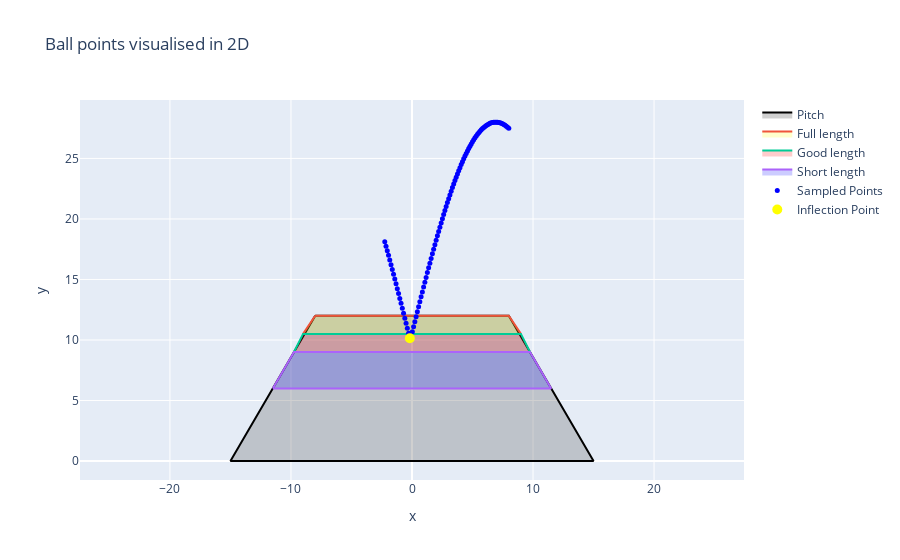

This figure's notebook cell:
### Markdown cell above
### Detecting the inflection point

### Code cell
# Given data
x_final = x_sampled
y_final = 0.05 * x_sampled + 2
z_final = z_sampled + 10

# Initialize variables
inflection_point = None
previous_slope = None

# Iterate through data points
for i in range(1, len(y_final)):
    x1, y1 = -y_final[i - 1], z_final[i - 1]
    x2, y2 = -y_final[i], z_final[i]
    
    # Calculate slope
    slope = (y2 - y1) / (x2 - x1)
    
    # Check if slope changes from negative to positive
    if previous_slope is not None and previous_slope < 0 and slope > 0:
        inflection_point = (x1, y1)
        break
    
    previous_slope = slope

# Plot y_final and z_final
fig = go.Figure()

# Define vertices of the square
square_vertices_pitch = [(-8, 12), (8, 12), (15, 0), (-15, 0), (-8, 12)]

short_length_pitch = [(-11.5, 6), (11.5, 6), (9.75, 9), (-9.75, 9), (-11.5, 6)]

good_length_pitch = [(-9.75, 9), (9.75, 9), (9, 10.5), (-9, 10.5), (-9.75, 9)]

full_length_pitch = [(-8, 12), (8, 12), (9, 10.5), (-9, 10.5), (-8, 12)]

# Scatter plot for sampled points
fig.add_trace(go.Scatter(
    x=[vertex[0] for vertex in square_vertices],
    y=[vertex[1] for vertex in square_vertices],
    mode='lines',
    line=dict(color='black'),
    fill='toself',
    fillcolor='rgba(100, 100, 100, 0.3)',  # Transparent red fill
    name='Pitch'
))

fig.add_trace(go.Scatter(
    x=[vertex[0] for vertex in full_length_pitch],
    y=[vertex[1] for vertex in full_length_pitch],
    mode='lines',
    # line=dict(color='yellow'),
    fill='toself',
    fillcolor='rgba(255, 255, 0, 0.2)',  # Yellow fill color with 20% opacity
    name='Full length'
))

fig.add_trace(go.Scatter(
    x=[vertex[0] for vertex in good_length_pitch],
    y=[vertex[1] for vertex in good_length_pitch],
    mode='lines',
    # line=dict(color='red'),
    fill='toself',
    fillcolor='rgba(255, 0, 0, 0.2)',  # Transparent red fill
    name='Good length'
))

fig.add_trace(go.Scatter(
    x=[vertex[0] for vertex in short_length_pitch],
    y=[vertex[1] for vertex in short_length_pitch],
    mode='lines',
    # line=dict(color='blue'),
    fill='toself',
    fillcolor='rgba(0, 0, 255, 0.2)',  # Transparent red fill
    name='Short length'
))

# Add square trace
fig.add_trace(go.Scatter(
    x=-y_final,
    y=z_final,
    mode='markers',
    marker=dict(color='blue', size=5),
    name='Sampled Points'
))

# Add inflection point
if inflection_point:
    fig.add_trace(go.Scatter(
        x=[inflection_point[0]],
        y=[inflection_point[1]],
        mode='markers',
        marker=dict(color='yellow', size=10),
        name='Inflection Point'
    ))

# Update layout
fig.update_layout(
    title='Ball points visualised in 2D',
    xaxis_title='x',
    yaxis_title='y',
    xaxis=dict(scaleanchor="y", scaleratio=1),
    yaxis=dict(scaleanchor="x", scaleratio=1)
)

# Show plot
fig.show()

if inflection_point:
    print("Inflection Point:", inflection_point)
else:
    print("No inflection point found.")

### Figure 1 — Plotly figure (JSON) as saved in the notebook; plotly's stock layout.template omitted (floating-point values rounded to 4 significant figures)
{"data": [{"fill": "toself", "fillcolor": "rgba(100, 100, 100, 0.3)", "line": {"color": "black"}, "mode": "lines", "name": "Pitch", "type": "scatter", "x": [-8, 8, 15, -15, -8], "y": [12, 12, 0, 0, 12]}, {"fill": "toself", "fillcolor": "rgba(255, 255, 0, 0.2)", "mode": "lines", "name": "Full length", "type": "scatter", "x": [-8, 8, 9, -9, -8], "y": [12, 12, 10.5, 10.5, 12]}, {"fill": "toself", "fillcolor": "rgba(255, 0, 0, 0.2)", "mode": "lines", "name": "Good length", "type": "scatter", "x": [-9.75, 9.75, 9, -9, -9.75], "y": [9, 9, 10.5, 10.5, 9]}, {"fill": "toself", "fillcolor": "rgba(0, 0, 255, 0.2)", "mode": "lines", "name": "Short length", "type": "scatter", "x": [-11.5, 11.5, 9.75, -9.75, -11.5], "y": [6, 6, 9, 9, 6]}, {"marker": {"color": "blue", "size": 5}, "mode": "markers", "name": "Sampled Points", "type": "scatter", "x": [-2.25, -2.146, -2.043, -1.939, -1.836, -1.732, -1.629, -1.525, -1.422, -1.318, -1.215, -1.111, -1.008, -0.904, -0.8005, -0.697, -0.5934, -0.4899, -0.3864, -0.2828, -0.1793, -0.07576, 0.02778, 0.1313, 0.2348, 0.3384, 0.4419, 0.5455, 0.649, 0.7525, 0.8561, 0.9596, 1.063, 1.167, 1.27, 1.374, 1.477, 1.581, 1.684, 1.788, 1.891, 1.995, 2.098, 2.202, 2.306, 2.409, 2.513, 2.616, 2.72, 2.823, 2.927, 3.03, 3.134, 3.237, 3.341, 3.444, 3.548, 3.652, 3.755, 3.859, 3.962, 4.066, 4.169, 4.273, 4.376, 4.48, 4.583, 4.687, 4.79, 4.894, 4.997, 5.101, 5.205, 5.308, 5.412, 5.515, 5.619, 5.722, 5.826, 5.929, 6.033, 6.136, 6.24, 6.343, 6.447, 6.551, 6.654, 6.758, 6.861, 6.965, 7.068, 7.172, 7.275, 7.379, 7.482, 7.586, 7.689, 7.793, 7.896, 8], "y": [18.12, 17.75, 17.37, 16.99, 16.61, 16.22, 15.83, 15.44, 15.04, 14.64, 14.24, 13.84, 13.43, 13.02, 12.62, 12.21, 11.79, 11.38, 10.97, 10.55, 10.14, 10.27, 10.69, 11.1, 11.51, 11.93, 12.34, 12.75, 13.16, 13.56, 13.97, 14.37, 14.77, 15.17, 15.57, 15.96, 16.35, 16.73, 17.11, 17.49, 17.87, 18.24, 18.6, 18.97, 19.32, 19.67, 20.02, 20.36, 20.7, 21.03, 21.35, 21.67, 21.98, 22.29, 22.59, 22.88, 23.17, 23.45, 23.72, 23.98, 24.24, 24.49, 24.73, 24.96, 25.19, 25.41, 25.62, 25.82, 26.01, 26.2, 26.37, 26.54, 26.7, 26.85, 26.99, 27.12, 27.25, 27.36, 27.47, 27.56, 27.65, 27.72, 27.79, 27.85, 27.9, 27.94, 27.97, 27.99, 28.0, 28.0, 27.99, 27.97, 27.95, 27.91, 27.86, 27.81, 27.74, 27.67, 27.58, 27.49]}, {"marker": {"color": "yellow", "size": 10}, "mode": "markers", "name": "Inflection Point", "type": "scatter", "x": [-0.1793], "y": [10.14]}], "layout": {"title": {"text": "Ball points visualised in 2D"}, "xaxis": {"scaleanchor": "y", "scaleratio": 1, "title": {"text": "x"}}, "yaxis": {"scaleanchor": "x", "scaleratio": 1, "title": {"text": "y"}}}}
